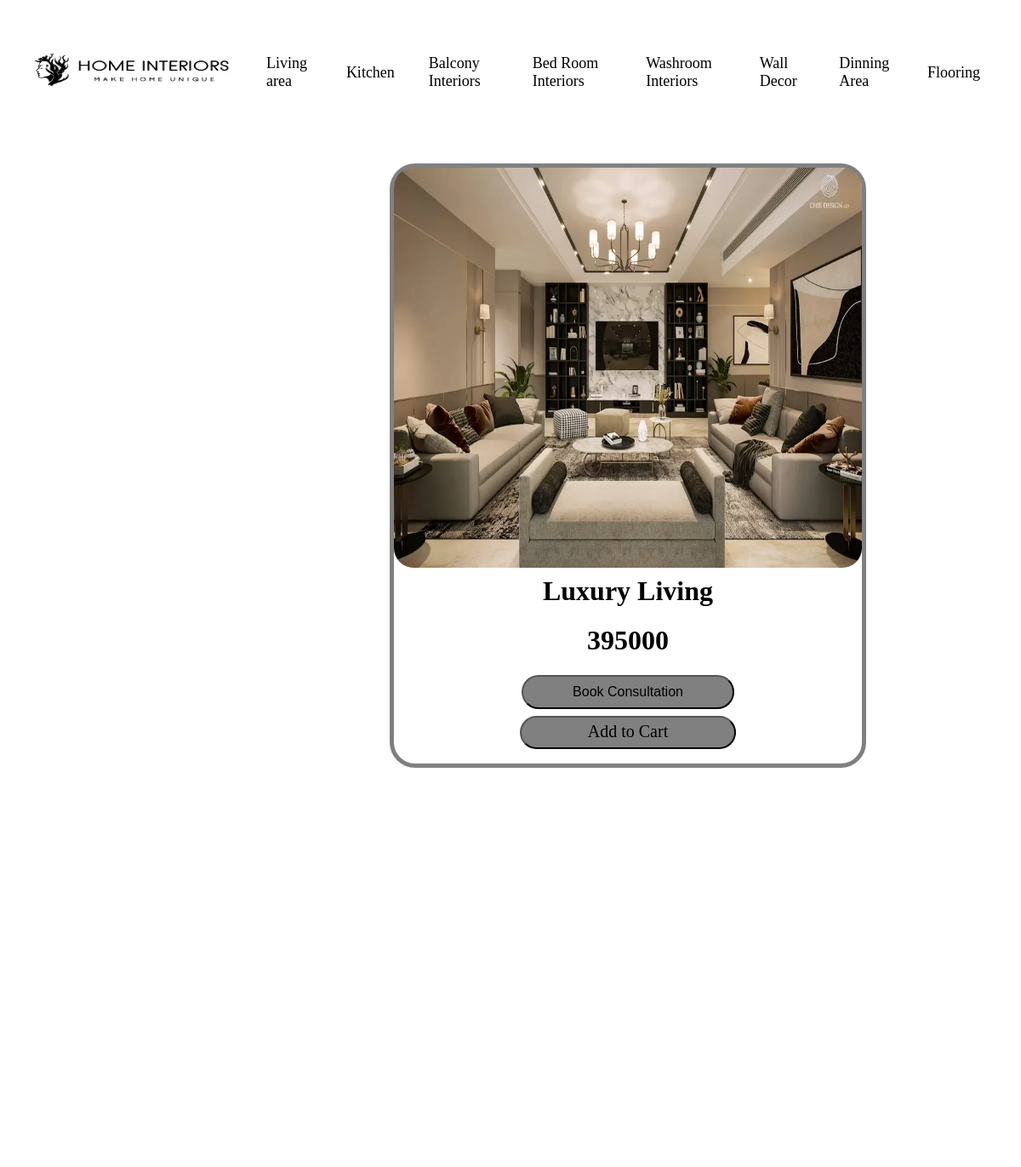
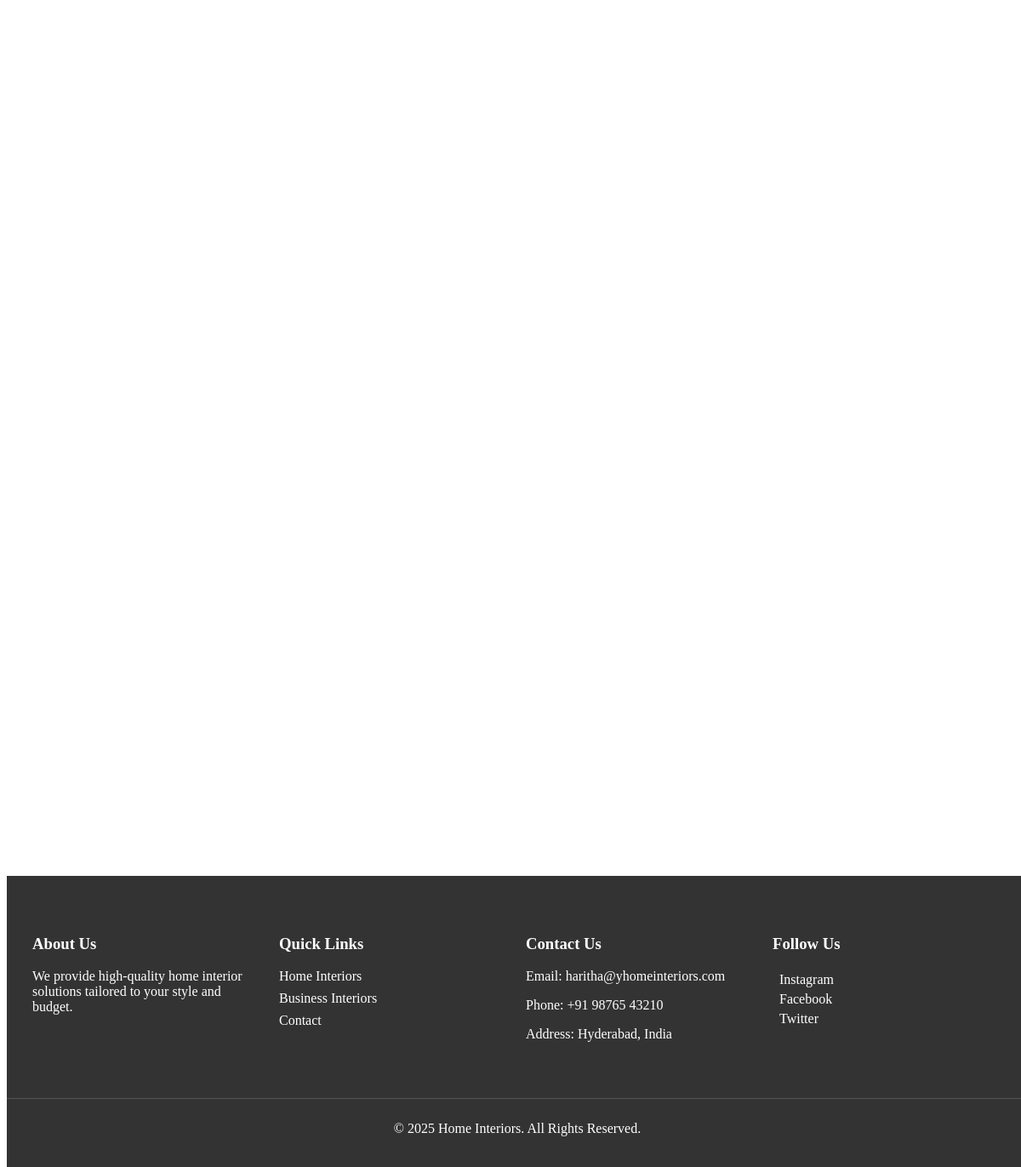
Screenshot of /cateogries_details/4/ with the database file from the repository (2 pictures, top to bottom).
### app/models.py (models this page shows, shortened)
class HomeInteriors(models.Model):
    category_name=models.CharField(max_length=40)
    desc=models.CharField(max_length=100)
    pic=models.ImageField(upload_to='categories/1')

### category/models.py (models this page shows, shortened)
class Cateogries(models.Model):
    name=models.CharField(max_length=20)
    pic=models.ImageField(upload_to='kitchen/1')
    dimensions=models.CharField(max_length=20)
    price=models.IntegerField()
    desc=models.CharField(max_length=450)
    category=models.ForeignKey(HomeInteriors,on_delete=models.CASCADE)

### category/views.py (the view)
# urls.py: path('cateogries_details/<int:id>/',cateogries_details,name='cateogries_details'),
def cateogries_details(request,id):
    data=Cateogries.objects.get(id=id)
    data1=HomeInteriors.objects.all()
    return render(request,'cateogriesdetail.html',{'data':data,'data1':data1})

### templates/cateogriesdetail.html (shortened to what this page needs)
{%load static %}
<!DOCTYPE html>
<html lang="en">
<head>
    <link rel="stylesheet" href="{% static 'catd.css' %}">
</head>
</head>
<body>
    <br><br>
    {% if data1 %}
    <nav id="nav_bar">
        <li><img src="{% static 'images/logo1.png' %}" alt="Logo" id="logo_img"></li>
        {% for i in data1 %}
            <a href="{% url 'category:cateogries' i.id %}">{{ i.category_name }}</a>
        {% endfor %}
    </nav>
   {% endif %}
    <br><br>
    <div id="container">
        <img src="{{ data.pic.url }}" alt="" id="sub_img" class="zoom-img">
        <h1 class="image-text">{{ data.name }}</h1>
        <h1 class="image-text">{{ data.price }}</h1>
        <button class="buy-now-button" id="openModal">Book Consultation</button>
        <a class="buy-now-button" href="{% url 'cart:add_to_cart' data.id %}" id="add_to_cart">Add to Cart</a>
    </div>
    <div id="div1">
        <footer>
            <div class="footer-container">
                <div class="footer-section">
                    <h3>About Us</h3>
                    <p>We provide high-quality home interior solutions tailored to your style and budget.</p>
                </div>
                <div class="footer-section">
                    <h3>Quick Links</h3>
                    <ul>
                        <li><a href="{% url 'app:home' %}">Home Interiors</a></li>
                        <li><a href="{% url 'app:business' %}">Business Interiors</a></li>
                        <li><a href="{% url 'category:contactus' %}">Contact</a></li>
                    </ul>
                </div>
                <div class="footer-section">
                    <h3>Contact Us</h3>
                    <p>Email: haritha@yhomeinteriors.com</p>
                    <p>Phone: +91 98765 43210</p>
                    <p>Address: Hyderabad, India</p>
                </div>
                <div class="footer-section">
                    <h3>Follow Us</h3>
                    <a href="https://www.instagram.com" target="_blank">
                         Instagram
                    </a>
                    <br>
                    <a href="https://www.facebook.com" target="_blank">
                         Facebook
                    </a>
                    <br>
                    <a href="https://www.twitter.com" target="_blank">
                         Twitter
                    </a>
                </div>
            </div>
            <div class="footer-bottom">
                <p>&copy; 2025 Home Interiors. All Rights Reserved.</p>
            </div>
        </footer>
    </div>
</body>
</html>

### static/catd.css (style rules this page uses)
#nav_bar { display: flex; justify-content: space-between; align-items: center; padding: 10px 20px; border-radius: 5px; }
#logo_img { height: 40px; width: auto; border-radius: 50%; margin-right: 10px; }
#nav_bar a { color: black; text-decoration: none; padding: 10px 15px; margin: 0 5px; border-radius: 4px; font-size: 18px; margin-bottom: 30px; transition: background-color 0.3s ease, transform 0.2s ease; }
#nav_bar li { list-style: none; margin: 0; padding: 0; }
#container { width: 550px; height: 700px; border: 5px solid gray; margin-left: 450px; border-radius: 30px; float: left; }
#sub_img { width: 550px; height: 470px; border-radius: 23px; }
h1 { text-align: center; margin-top: 5px; }
#logo_img { width: 250px; height: 60px; position: relative; bottom: 20px; margin-left: 5px; margin-top: 7px; }
#openModal { height: 40px; width: 250px; margin: auto; border-radius: 20px; background-color: gray; color: black; font-size: 16px; margin-bottom: 8px; }
#add_to_cart { height: 25px; width: 230px; margin: auto; border-radius: 20px; background-color: gray; color: black; font-size: 20px; text-align: center; border: 2px outset black; }
footer { background-color: #333; color: white; padding: 20px 0; margin-top: 50px; }
.footer-container { display: flex; justify-content: space-between; flex-wrap: wrap; max-width: 1200px; margin: 0 auto; padding: 20px; }
.footer-section { flex: 1; min-width: 250px; padding: 10px; text-align: left; }
.footer-section ul { list-style: none; padding: 0; }
.footer-section ul li { margin: 8px 0; }
.footer-section a { color: white; text-decoration: none; transition: 0.3s; }
.footer-bottom { text-align: center; margin-top: 20px; border-top: 1px solid #555; padding-top: 10px; }
footer { position:absolute; top: 2350px; width: 100%; }

### templates/cateogriesdetail.html (style rules this page uses)
.buy-now-button { display: block; width: 615px; height: 30px; margin-top: 10px; background-color:blueviolet; color: #fff; text-decoration: none; padding: 5px 10px; border-radius: 5px; text-align: center; }

### rows the page displays
HomeInteriors: category_name "Living area"
HomeInteriors: category_name "Kitchen"
HomeInteriors: category_name "Balcony Interiors"
HomeInteriors: category_name "Bed Room Interiors"
HomeInteriors: category_name "Washroom Interiors"
HomeInteriors: category_name "Wall Decor"
HomeInteriors: category_name "Dinning Area"
HomeInteriors: category_name "Flooring"
Cateogries: pic (picture), name "Luxury Living", price "395000"
